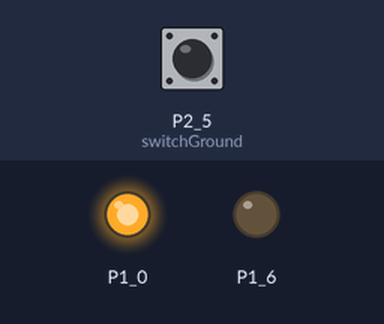
The sketch below on a simulated TI MSP430 LaunchPad. Shown: output pins drawn as LEDs (lit = HIGH). The inputs (shaded band) are chosen by the test bench; at power-on: P2_5 (switchGround) HIGH. What the sketch prints to the serial monitor is not drawn.

Above: at 1.2 s.
1.3 s: P2_5 (switchGround) pulled LOW for 0.15 s
At 1.4 s:
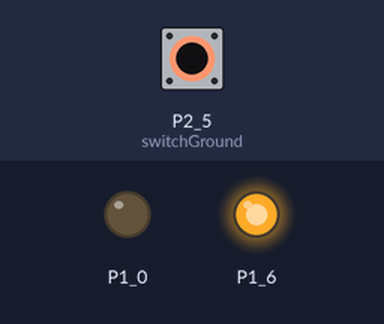
3.0 s: P2_5 (switchGround) pulled LOW for 3.2 s
At 6.7 s:
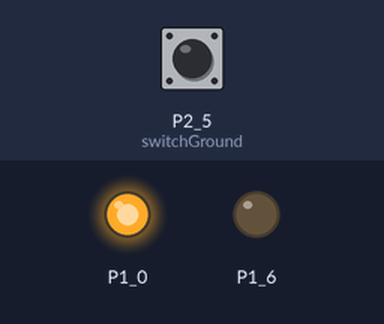
Timing chart, 0 to 8.2 s (numbered marks = the images above; inputs shaded):
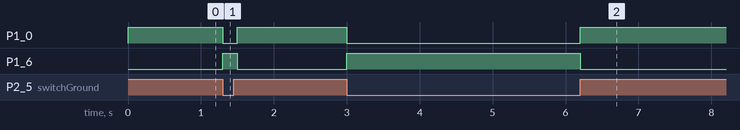

The sketch:

Connect_Buttons.ino
```cpp
const int switchGround = P2_5;//Black wire

void setup() {
  Serial.begin(9600);
  pinMode(switchGround, INPUT_PULLUP);

  pinMode(RED_LED, OUTPUT);
  pinMode(GREEN_LED, OUTPUT);
}

void loop() {
  int variable = digitalRead(switchGround);

  if(variable != LOW){
    digitalWrite(RED_LED, HIGH);
    digitalWrite(GREEN_LED, LOW);
  } else {
    digitalWrite(GREEN_LED, HIGH);
    digitalWrite(RED_LED, LOW);
  }
  Serial.println("Hello");
  delay(100);
}
```

Measured:
- after the input at 1.3 s, P1_0: HIGH → LOW at once, → HIGH 0.20 s later; P1_6: LOW → HIGH at once, → LOW 0.20 s later
- after the input at 3.0 s, P1_0: HIGH → LOW at once, → HIGH 3.2 s later; P1_6: LOW → HIGH at once, → LOW 3.2 s later
